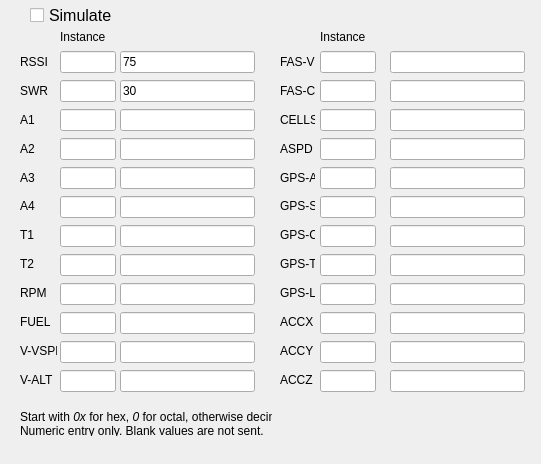
<?xml version="1.0" encoding="UTF-8"?>
<ui version="4.0">
 <class>TelemetrySimulator</class>
 <widget class="QDialog" name="TelemetrySimulator">
  <property name="geometry">
   <rect>
    <x>0</x>
    <y>0</y>
    <width>541</width>
    <height>464</height>
   </rect>
  </property>
  <property name="windowTitle">
   <string>Telemetry Simulator</string>
  </property>
  <widget class="QLabel" name="label_25">
   <property name="geometry">
    <rect>
     <x>20</x>
     <y>410</y>
     <width>252</width>
     <height>26</height>
    </rect>
   </property>
   <property name="text">
    <string>&lt;html&gt;&lt;head/&gt;&lt;body&gt;&lt;p&gt;Start with &lt;span style=&quot; font-style:italic;&quot;&gt;0x&lt;/span&gt; for hex, &lt;span style=&quot; font-style:italic;&quot;&gt;0&lt;/span&gt; for octal, otherwise decimal.&lt;br/&gt;Numeric entry only. Blank values are not sent.&lt;/p&gt;&lt;/body&gt;&lt;/html&gt;</string>
   </property>
  </widget>
  <widget class="QCheckBox" name="Simulate">
   <property name="geometry">
    <rect>
     <x>30</x>
     <y>0</y>
     <width>101</width>
     <height>31</height>
    </rect>
   </property>
   <property name="font">
    <font>
     <pointsize>12</pointsize>
    </font>
   </property>
   <property name="toolTip">
    <string>When enabled, sends any non-blank values as simulated telemetry data.</string>
   </property>
   <property name="text">
    <string>Simulate</string>
   </property>
  </widget>
  <widget class="QWidget" name="layoutWidget1">
   <property name="geometry">
    <rect>
     <x>20</x>
     <y>50</y>
     <width>37</width>
     <height>341</height>
    </rect>
   </property>
   <layout class="QGridLayout" name="col1">
    <property name="topMargin">
     <number>0</number>
    </property>
    <item row="0" column="0">
     <widget class="QLabel" name="label">
      <property name="text">
       <string>RSSI</string>
      </property>
     </widget>
    </item>
    <item row="1" column="0">
     <widget class="QLabel" name="label_2">
      <property name="text">
       <string>SWR</string>
      </property>
     </widget>
    </item>
    <item row="2" column="0">
     <widget class="QLabel" name="label_3">
      <property name="text">
       <string>A1</string>
      </property>
     </widget>
    </item>
    <item row="3" column="0">
     <widget class="QLabel" name="label_4">
      <property name="text">
       <string>A2</string>
      </property>
     </widget>
    </item>
    <item row="4" column="0">
     <widget class="QLabel" name="label_6">
      <property name="text">
       <string>A3</string>
      </property>
     </widget>
    </item>
    <item row="5" column="0">
     <widget class="QLabel" name="label_7">
      <property name="text">
       <string>A4</string>
      </property>
     </widget>
    </item>
    <item row="6" column="0">
     <widget class="QLabel" name="label_8">
      <property name="toolTip">
       <string>Temperature 1</string>
      </property>
      <property name="text">
       <string>T1</string>
      </property>
     </widget>
    </item>
    <item row="7" column="0">
     <widget class="QLabel" name="label_9">
      <property name="toolTip">
       <string>Temperature 2</string>
      </property>
      <property name="text">
       <string>T2</string>
      </property>
     </widget>
    </item>
    <item row="8" column="0">
     <widget class="QLabel" name="label_5">
      <property name="text">
       <string>RPM</string>
      </property>
     </widget>
    </item>
    <item row="9" column="0">
     <widget class="QLabel" name="label_10">
      <property name="text">
       <string>FUEL</string>
      </property>
     </widget>
    </item>
    <item row="10" column="0">
     <widget class="QLabel" name="label_11">
      <property name="toolTip">
       <string>&lt;html&gt;&lt;head/&gt;&lt;body&gt;&lt;p&gt;Vario Vertical Speed (m/s * 100)&lt;/p&gt;&lt;/body&gt;&lt;/html&gt;</string>
      </property>
      <property name="text">
       <string>V-VSPD</string>
      </property>
     </widget>
    </item>
    <item row="11" column="0">
     <widget class="QLabel" name="label_12">
      <property name="toolTip">
       <string>&lt;html&gt;&lt;head/&gt;&lt;body&gt;&lt;p&gt;Vario Altitude (meters * 100)&lt;/p&gt;&lt;/body&gt;&lt;/html&gt;</string>
      </property>
      <property name="text">
       <string>V-ALT</string>
      </property>
     </widget>
    </item>
   </layout>
  </widget>
  <widget class="QWidget" name="layoutWidget2">
   <property name="geometry">
    <rect>
     <x>60</x>
     <y>50</y>
     <width>56</width>
     <height>351</height>
    </rect>
   </property>
   <layout class="QGridLayout" name="col2">
    <item row="8" column="0">
     <widget class="QLineEdit" name="rpm_inst"/>
    </item>
    <item row="2" column="0">
     <widget class="QLineEdit" name="a1_inst"/>
    </item>
    <item row="5" column="0">
     <widget class="QLineEdit" name="a4_inst"/>
    </item>
    <item row="0" column="0">
     <widget class="QLineEdit" name="rssi_inst"/>
    </item>
    <item row="6" column="0">
     <widget class="QLineEdit" name="t1_inst"/>
    </item>
    <item row="3" column="0">
     <widget class="QLineEdit" name="a2_inst"/>
    </item>
    <item row="4" column="0">
     <widget class="QLineEdit" name="a3_inst"/>
    </item>
    <item row="7" column="0">
     <widget class="QLineEdit" name="t2_inst"/>
    </item>
    <item row="9" column="0">
     <widget class="QLineEdit" name="fuel_inst"/>
    </item>
    <item row="10" column="0">
     <widget class="QLineEdit" name="vvspd_inst"/>
    </item>
    <item row="11" column="0">
     <widget class="QLineEdit" name="valt_inst"/>
    </item>
    <item row="1" column="0">
     <widget class="QLineEdit" name="swr_inst"/>
    </item>
   </layout>
  </widget>
  <widget class="QWidget" name="layoutWidget3">
   <property name="geometry">
    <rect>
     <x>120</x>
     <y>50</y>
     <width>135</width>
     <height>351</height>
    </rect>
   </property>
   <layout class="QGridLayout" name="col3">
    <item row="0" column="0">
     <widget class="QLineEdit" name="Rssi">
      <property name="text">
       <string>75</string>
      </property>
     </widget>
    </item>
    <item row="1" column="0">
     <widget class="QLineEdit" name="Swr">
      <property name="text">
       <string>30</string>
      </property>
     </widget>
    </item>
    <item row="2" column="0">
     <widget class="QLineEdit" name="A1"/>
    </item>
    <item row="3" column="0">
     <widget class="QLineEdit" name="A2"/>
    </item>
    <item row="4" column="0">
     <widget class="QLineEdit" name="A3"/>
    </item>
    <item row="5" column="0">
     <widget class="QLineEdit" name="A4"/>
    </item>
    <item row="6" column="0">
     <widget class="QLineEdit" name="T1"/>
    </item>
    <item row="7" column="0">
     <widget class="QLineEdit" name="T2"/>
    </item>
    <item row="8" column="0">
     <widget class="QLineEdit" name="rpm"/>
    </item>
    <item row="9" column="0">
     <widget class="QLineEdit" name="fuel"/>
    </item>
    <item row="10" column="0">
     <widget class="QLineEdit" name="vspeed"/>
    </item>
    <item row="11" column="0">
     <widget class="QLineEdit" name="valt"/>
    </item>
   </layout>
  </widget>
  <widget class="QWidget" name="layoutWidget4">
   <property name="geometry">
    <rect>
     <x>280</x>
     <y>50</y>
     <width>35</width>
     <height>341</height>
    </rect>
   </property>
   <layout class="QGridLayout" name="col4">
    <item row="0" column="0">
     <widget class="QLabel" name="label_17">
      <property name="toolTip">
       <string>VFAS</string>
      </property>
      <property name="text">
       <string>FAS-V</string>
      </property>
     </widget>
    </item>
    <item row="1" column="0">
     <widget class="QLabel" name="label_18">
      <property name="toolTip">
       <string>CURRENT</string>
      </property>
      <property name="text">
       <string>FAS-C</string>
      </property>
     </widget>
    </item>
    <item row="2" column="0">
     <widget class="QLabel" name="label_19">
      <property name="toolTip">
       <string>&lt;html&gt;&lt;head/&gt;&lt;body&gt;&lt;p&gt;Lipo Voltage (optionally by cell - c1, c2, c3, ...)&lt;/p&gt;&lt;/body&gt;&lt;/html&gt;</string>
      </property>
      <property name="text">
       <string>CELLS</string>
      </property>
     </widget>
    </item>
    <item row="3" column="0">
     <widget class="QLabel" name="label_16">
      <property name="toolTip">
       <string>FR_ID_AIR_SPEED</string>
      </property>
      <property name="text">
       <string>ASPD</string>
      </property>
     </widget>
    </item>
    <item row="4" column="0">
     <widget class="QLabel" name="label_20">
      <property name="toolTip">
       <string>GPS Altitude</string>
      </property>
      <property name="text">
       <string>GPS-A</string>
      </property>
     </widget>
    </item>
    <item row="5" column="0">
     <widget class="QLabel" name="label_21">
      <property name="toolTip">
       <string>GPS Speed</string>
      </property>
      <property name="text">
       <string>GPS-S</string>
      </property>
     </widget>
    </item>
    <item row="6" column="0">
     <widget class="QLabel" name="label_22">
      <property name="toolTip">
       <string>GPS Course</string>
      </property>
      <property name="text">
       <string>GPS-C</string>
      </property>
     </widget>
    </item>
    <item row="7" column="0">
     <widget class="QLabel" name="label_23">
      <property name="toolTip">
       <string>&lt;html&gt;&lt;head/&gt;&lt;body&gt;&lt;p&gt;GPS Time dd-MM-yyyy hh:mm:ss&lt;/p&gt;&lt;/body&gt;&lt;/html&gt;</string>
      </property>
      <property name="text">
       <string>GPS-T</string>
      </property>
     </widget>
    </item>
    <item row="8" column="0">
     <widget class="QLabel" name="label_24">
      <property name="toolTip">
       <string>&lt;html&gt;&lt;head/&gt;&lt;body&gt;&lt;p&gt;GPS 'lat, lon' in decimal degrees&lt;/p&gt;&lt;/body&gt;&lt;/html&gt;</string>
      </property>
      <property name="text">
       <string>GPS-LL</string>
      </property>
     </widget>
    </item>
    <item row="9" column="0">
     <widget class="QLabel" name="label_13">
      <property name="text">
       <string>ACCX</string>
      </property>
     </widget>
    </item>
    <item row="10" column="0">
     <widget class="QLabel" name="label_14">
      <property name="text">
       <string>ACCY</string>
      </property>
     </widget>
    </item>
    <item row="11" column="0">
     <widget class="QLabel" name="label_15">
      <property name="text">
       <string>ACCZ</string>
      </property>
     </widget>
    </item>
   </layout>
  </widget>
  <widget class="QWidget" name="layoutWidget5">
   <property name="geometry">
    <rect>
     <x>320</x>
     <y>50</y>
     <width>56</width>
     <height>351</height>
    </rect>
   </property>
   <layout class="QGridLayout" name="col5">
    <item row="0" column="0">
     <widget class="QLineEdit" name="fasv_inst"/>
    </item>
    <item row="1" column="0">
     <widget class="QLineEdit" name="fasc_inst"/>
    </item>
    <item row="2" column="0">
     <widget class="QLineEdit" name="cells_inst"/>
    </item>
    <item row="3" column="0">
     <widget class="QLineEdit" name="aspd_inst"/>
    </item>
    <item row="4" column="0">
     <widget class="QLineEdit" name="gpsa_inst"/>
    </item>
    <item row="5" column="0">
     <widget class="QLineEdit" name="gpss_inst"/>
    </item>
    <item row="6" column="0">
     <widget class="QLineEdit" name="gpsc_inst"/>
    </item>
    <item row="7" column="0">
     <widget class="QLineEdit" name="gpst_inst"/>
    </item>
    <item row="8" column="0">
     <widget class="QLineEdit" name="gpsll_inst"/>
    </item>
    <item row="9" column="0">
     <widget class="QLineEdit" name="accx_inst"/>
    </item>
    <item row="10" column="0">
     <widget class="QLineEdit" name="accy_inst"/>
    </item>
    <item row="11" column="0">
     <widget class="QLineEdit" name="accz_inst"/>
    </item>
   </layout>
  </widget>
  <widget class="QWidget" name="layoutWidget6">
   <property name="geometry">
    <rect>
     <x>390</x>
     <y>50</y>
     <width>135</width>
     <height>351</height>
    </rect>
   </property>
   <layout class="QGridLayout" name="col6">
    <item row="0" column="0">
     <widget class="QLineEdit" name="vfas"/>
    </item>
    <item row="1" column="0">
     <widget class="QLineEdit" name="curr"/>
    </item>
    <item row="2" column="0">
     <widget class="QLineEdit" name="cells"/>
    </item>
    <item row="3" column="0">
     <widget class="QLineEdit" name="aspeed"/>
    </item>
    <item row="4" column="0">
     <widget class="QLineEdit" name="gps_alt"/>
    </item>
    <item row="5" column="0">
     <widget class="QLineEdit" name="gps_speed"/>
    </item>
    <item row="6" column="0">
     <widget class="QLineEdit" name="gps_course"/>
    </item>
    <item row="7" column="0">
     <widget class="QLineEdit" name="gps_time"/>
    </item>
    <item row="8" column="0">
     <widget class="QLineEdit" name="gps_latlon"/>
    </item>
    <item row="9" column="0">
     <widget class="QLineEdit" name="accx"/>
    </item>
    <item row="10" column="0">
     <widget class="QLineEdit" name="accy"/>
    </item>
    <item row="11" column="0">
     <widget class="QLineEdit" name="accz"/>
    </item>
   </layout>
  </widget>
  <widget class="QLabel" name="label_26">
   <property name="geometry">
    <rect>
     <x>60</x>
     <y>30</y>
     <width>46</width>
     <height>13</height>
    </rect>
   </property>
   <property name="text">
    <string>Instance:</string>
   </property>
  </widget>
  <widget class="QLabel" name="label_27">
   <property name="geometry">
    <rect>
     <x>320</x>
     <y>30</y>
     <width>46</width>
     <height>13</height>
    </rect>
   </property>
   <property name="text">
    <string>Instance:</string>
   </property>
  </widget>
 </widget>
 <tabstops>
  <tabstop>rssi_inst</tabstop>
  <tabstop>Rssi</tabstop>
  <tabstop>fasv_inst</tabstop>
  <tabstop>vfas</tabstop>
  <tabstop>swr_inst</tabstop>
  <tabstop>Swr</tabstop>
  <tabstop>fasc_inst</tabstop>
  <tabstop>curr</tabstop>
  <tabstop>a1_inst</tabstop>
  <tabstop>A1</tabstop>
  <tabstop>cells_inst</tabstop>
  <tabstop>cells</tabstop>
  <tabstop>a2_inst</tabstop>
  <tabstop>A2</tabstop>
  <tabstop>aspd_inst</tabstop>
  <tabstop>aspeed</tabstop>
  <tabstop>a3_inst</tabstop>
  <tabstop>A3</tabstop>
  <tabstop>gpsa_inst</tabstop>
  <tabstop>gps_alt</tabstop>
  <tabstop>a4_inst</tabstop>
  <tabstop>A4</tabstop>
  <tabstop>gpss_inst</tabstop>
  <tabstop>gps_speed</tabstop>
  <tabstop>t1_inst</tabstop>
  <tabstop>T1</tabstop>
  <tabstop>gpsc_inst</tabstop>
  <tabstop>gps_course</tabstop>
  <tabstop>t2_inst</tabstop>
  <tabstop>T2</tabstop>
  <tabstop>gpst_inst</tabstop>
  <tabstop>gps_time</tabstop>
  <tabstop>rpm_inst</tabstop>
  <tabstop>rpm</tabstop>
  <tabstop>gpsll_inst</tabstop>
  <tabstop>gps_latlon</tabstop>
  <tabstop>fuel_inst</tabstop>
  <tabstop>fuel</tabstop>
  <tabstop>accx_inst</tabstop>
  <tabstop>accx</tabstop>
  <tabstop>vvspd_inst</tabstop>
  <tabstop>vspeed</tabstop>
  <tabstop>accy_inst</tabstop>
  <tabstop>accy</tabstop>
  <tabstop>valt_inst</tabstop>
  <tabstop>valt</tabstop>
  <tabstop>accz_inst</tabstop>
  <tabstop>accz</tabstop>
  <tabstop>Simulate</tabstop>
 </tabstops>
 <resources/>
 <connections/>
</ui>
